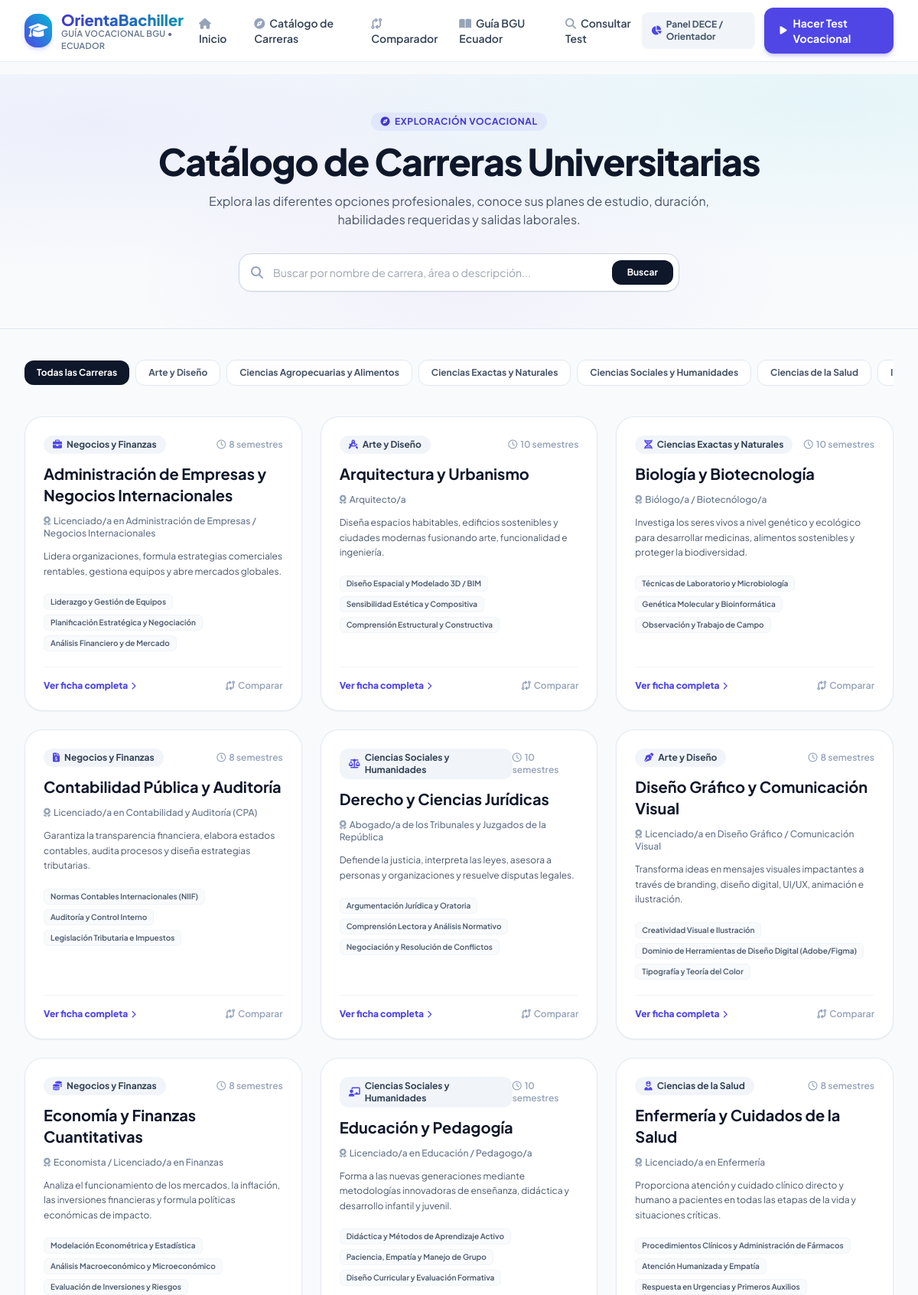
The app's page /carreras (upper part) with its own data.
### tables this page shows
CREATE TABLE careers (
        id INTEGER PRIMARY KEY AUTOINCREMENT,
        name TEXT NOT NULL,
        slug TEXT UNIQUE NOT NULL,
        category TEXT NOT NULL,
        icon TEXT NOT NULL,
        short_description TEXT NOT NULL,
        full_description TEXT NOT NULL,
        duration_semesters INTEGER NOT NULL,
        degree_title TEXT NOT NULL,
        labor_market TEXT NOT NULL,
        key_skills TEXT NOT NULL,
        typical_subjects TEXT NOT NULL,
        reasons_to_study TEXT NOT NULL,
        riasec_r REAL NOT NULL DEFAULT 0.0,
        riasec_i REAL NOT NULL DEFAULT 0.0,
        riasec_a REAL NOT NULL DEFAULT 0.0,
        riasec_s REAL NOT NULL DEFAULT 0.0,
        riasec_e REAL NOT NULL DEFAULT 0.0,
        riasec_c REAL NOT NULL DEFAULT 0.0,
        skill_logic_math REAL NOT NULL DEFAULT 0.0,
        skill_verbal REAL NOT NULL DEFAULT 0.0,
        skill_spatial_creative REAL NOT NULL DEFAULT 0.0,
        skill_social_leadership REAL NOT NULL DEFAULT 0.0,
        skill_technical_manual REAL NOT NULL DEFAULT 0.0,
        skill_scientific_research REAL NOT NULL DEFAULT 0.0
    );

### app/controllers/main_controller.py (the view)
@main_bp.route('/carreras')
def careers_list():
    category = request.args.get('category', 'all')
    search = request.args.get('search', '').strip()
    careers = Career.get_all(category=category, search_term=search)
    categories = Career.get_categories()
    return render_template('careers/index.html', careers=careers, categories=categories, current_category=category, search=search)

### app/models/career_model.py (called while the page is built)
    @staticmethod
    def _parse_row(row):
        if not row:
            return None
        item = dict(row)
        for field in ['labor_market', 'key_skills', 'typical_subjects', 'reasons_to_study']:
            if field in item and isinstance(item[field], str):
                try:
                    item[field] = json.loads(item[field])
                except Exception:
                    item[field] = []
        return item

    @classmethod
    def get_all(cls, category=None, search_term=None):
        conn = get_db_connection()
        query = "SELECT * FROM careers WHERE 1=1"
        params = []
        if category and category != 'all':
            query += " AND category = ?"
            params.append(category)
        if search_term:
            query += " AND (name LIKE ? OR short_description LIKE ? OR category LIKE ?)"
            term = f"%{search_term}%"
            params.extend([term, term, term])
        query += " ORDER BY name ASC"
        rows = conn.execute(query, params).fetchall()
        conn.close()
        return [cls._parse_row(r) for r in rows]

    @classmethod
    def get_categories(cls):
        conn = get_db_connection()
        rows = conn.execute("SELECT DISTINCT category FROM careers ORDER BY category ASC").fetchall()
        conn.close()
        return [r['category'] for r in rows]

### app/models/database.py (called while the page is built)
def get_db_connection():
    db_path = Config.DATABASE_PATH
    os.makedirs(os.path.dirname(db_path), exist_ok=True)
    conn = sqlite3.connect(db_path)
    conn.row_factory = sqlite3.Row
    return conn

### app/templates/careers/index.html (shortened to what this page needs)
{% extends "base.html" %}
{% block content %}
<div class="bg-mesh-gradient py-12 border-b border-slate-200">
    <div class="max-w-7xl mx-auto px-4 sm:px-6 lg:px-8 text-center space-y-4">
        <span class="inline-flex items-center gap-1.5 px-3 py-1 rounded-full bg-brand-100 text-brand-700 text-xs font-bold uppercase tracking-wider">
            <i class="fa-solid fa-compass"></i> Exploración Vocacional
        </span>
        <h1 class="text-3xl sm:text-5xl font-extrabold text-slate-900 tracking-tight">Catálogo de Carreras Universitarias</h1>
        <p class="text-base text-slate-600 max-w-2xl mx-auto">
            Explora las diferentes opciones profesionales, conoce sus planes de estudio, duración, habilidades requeridas y salidas laborales.
        </p>
        <div class="max-w-xl mx-auto pt-4">
            <form action="{{ url_for('main.careers_list') }}" method="GET" class="relative flex items-center">
                <div class="absolute inset-y-0 left-0 pl-4 flex items-center pointer-events-none text-slate-400">
                </div>
                <input type="text" name="search" value="{{ search }}" placeholder="Buscar por nombre de carrera, área o descripción..."
                    class="w-full pl-11 pr-28 py-3.5 rounded-2xl border border-slate-300 bg-white shadow-sm focus:border-brand-500 focus:ring-2 focus:ring-brand-200 text-sm text-slate-800 transition-all">
                <button type="submit" class="absolute right-2 px-5 py-2 rounded-xl bg-slate-900 hover:bg-brand-600 text-white font-bold text-xs shadow-xs transition-colors">
                    Buscar
                </button>
            </form>
        </div>
    </div>
</div>
<div class="max-w-7xl mx-auto px-4 sm:px-6 lg:px-8 py-10 space-y-8">
    <div class="flex items-center gap-2 overflow-x-auto pb-2 scrollbar-none">
        <a href="{{ url_for('main.careers_list', category='all', search=search) }}"
           class="px-4 py-2 rounded-xl text-xs font-bold whitespace-nowrap transition-all
           {% if current_category == 'all' or not current_category %} bg-slate-900 text-white shadow-xs {% else %} bg-white text-slate-600 hover:bg-slate-100 border border-slate-200 {% endif %}">
            Todas las Carreras
        </a>
        {% for cat in categories %}
        <a href="{{ url_for('main.careers_list', category=cat, search=search) }}"
           class="px-4 py-2 rounded-xl text-xs font-bold whitespace-nowrap transition-all
           {% if current_category == cat %} bg-brand-600 text-white shadow-xs {% else %} bg-white text-slate-600 hover:bg-slate-100 border border-slate-200 {% endif %}">
            {{ cat }}
        </a>
        {% endfor %}
    </div>
    {% if careers %}
    <div class="grid grid-cols-1 md:grid-cols-2 lg:grid-cols-3 gap-6">
        {% for career in careers %}
        <div class="bg-white rounded-3xl p-6 border border-slate-200/90 shadow-sm hover-lift flex flex-col justify-between space-y-5">
            <div class="space-y-3">
                <div class="flex items-center justify-between">
                    <span class="inline-flex items-center gap-1.5 px-3 py-1 rounded-xl text-xs font-bold bg-slate-100 text-slate-700">
                        <i class="{{ career.icon }} text-brand-600"></i>
                        {{ career.category }}
                    </span>
                    <span class="text-xs font-semibold text-slate-400">
                        <i class="fa-regular fa-clock mr-1"></i>{{ career.duration_semesters }} semestres
                    </span>
                </div>
                <h3 class="text-xl font-bold text-slate-900 hover:text-brand-600 transition-colors">
                    <a href="{{ url_for('main.career_detail', slug=career.slug) }}">
                        {{ career.name }}
                    </a>
                </h3>
                <p class="text-xs text-slate-500 font-medium">
                    <i class="fa-solid fa-award mr-1 text-slate-400"></i>{{ career.degree_title }}
                </p>
                <p class="text-xs text-slate-600 leading-relaxed line-clamp-3">
                    {{ career.short_description }}
                </p>
                {% if career.key_skills %}
                <div class="pt-2 flex flex-wrap gap-1.5">
                    {% for sk in career.key_skills[:3] %}
                    <span class="text-[10px] font-semibold bg-slate-50 text-slate-600 px-2 py-0.5 rounded-md border border-slate-100">
                        {{ sk }}
                    </span>
                    {% endfor %}
                </div>
                {% endif %}
            </div>
            <div class="pt-4 border-t border-slate-100 flex items-center justify-between text-xs">
                <a href="{{ url_for('main.career_detail', slug=career.slug) }}" class="font-extrabold text-brand-600 hover:text-brand-700 flex items-center gap-1">
                    Ver ficha completa <i class="fa-solid fa-chevron-right text-[10px]"></i>
                </a>
                <a href="{{ url_for('main.compare_careers', c1=career.id) }}" class="font-semibold text-slate-400 hover:text-slate-600" title="Comparar con otra carrera">
                    <i class="fa-solid fa-code-compare mr-1"></i>Comparar
                </a>
            </div>
        </div>
        {% endfor %}
    </div>
    {% endif %}
</div>
{% endblock %}

### app/static/css/style.css (style rules this page uses)
.hover-lift { transition: transform 0.2s cubic-bezier(0.4, 0, 0.2, 1), box-shadow 0.2s cubic-bezier(0.4, 0, 0.2, 1); }
.bg-mesh-gradient { background-color: #f8fafc; background-image: radial-gradient(at 10% 20%, rgba(99, 102, 241, 0.08) 0px, transparent 50%), radial-gradient(at 90% 10%, rgba(6, 182, 212, 0.08) 0px, transparent 50%), radial-gradient(at 50% 80%, rgba(139, 92, 246, 0.06) 0px, transparent 50%); }

### records on screen
careers: category "Negocios y Finanzas", duration_semesters "8", name "Administración de Empresas y Negocios Internacionales", degree_title "Licenciado/a en Administración de Empresas / Negocios Internacionales", short_description "Lidera organizaciones, formula estrategias comerciales rentables, gestiona equipos y abre mercados globales.", 3 "Liderazgo y Gestión de Equipos" "Planificación Estratégica y Negociación" "Análisis Financiero y de Mercado"
careers: category "Arte y Diseño", duration_semesters "10", name "Arquitectura y Urbanismo", degree_title "Arquitecto/a", short_description "Diseña espacios habitables, edificios sostenibles y ciudades modernas fusionando arte, funcionalidad e ingeniería.", 3 "Diseño Espacial y Modelado 3D / BIM" "Sensibilidad Estética y Compositiva" "Comprensión Estructural y Constructiva"
careers: category "Ciencias Exactas y Naturales", duration_semesters "10", name "Biología y Biotecnología", degree_title "Biólogo/a / Biotecnólogo/a", short_description "Investiga los seres vivos a nivel genético y ecológico para desarrollar medicinas, alimentos sostenibles y proteger la biodiversidad.", 3 "Técnicas de Laboratorio y Microbiología" "Genética Molecular y Bioinformática" "Observación y Trabajo de Campo"
careers: category "Negocios y Finanzas", duration_semesters "8", name "Contabilidad Pública y Auditoría", degree_title "Licenciado/a en Contabilidad y Auditoría (CPA)", short_description "Garantiza la transparencia financiera, elabora estados contables, audita procesos y diseña estrategias tributarias.", 3 "Normas Contables Internacionales (NIIF)" "Auditoría y Control Interno" "Legislación Tributaria e Impuestos"
careers: category "Ciencias Sociales y Humanidades", duration_semesters "10", name "Derecho y Ciencias Jurídicas", degree_title "Abogado/a de los Tribunales y Juzgados de la República", short_description "Defiende la justicia, interpreta las leyes, asesora a personas y organizaciones y resuelve disputas legales.", 3 "Argumentación Jurídica y Oratoria" "Comprensión Lectora y Análisis Normativo" "Negociación y Resolución de Conflictos"
careers: category "Arte y Diseño", duration_semesters "8", name "Diseño Gráfico y Comunicación Visual", degree_title "Licenciado/a en Diseño Gráfico / Comunicación Visual", short_description "Transforma ideas en mensajes visuales impactantes a través de branding, diseño digital, UI/UX, animación e ilustración.", 3 "Creatividad Visual e Ilustración" "Dominio de Herramientas de Diseño Digital (Adobe/Figma)" "Tipografía y Teoría del Color"
careers: category "Negocios y Finanzas", duration_semesters "8", name "Economía y Finanzas Cuantitativas", degree_title "Economista / Licenciado/a en Finanzas", short_description "Analiza el funcionamiento de los mercados, la inflación, las inversiones financieras y formula políticas económicas de impacto.", 3 "Modelación Econométrica y Estadística" "Análisis Macroeconómico y Microeconómico" "Evaluación de Inversiones y Riesgos"
careers: category "Ciencias Sociales y Humanidades", duration_semesters "10", name "Educación y Pedagogía", degree_title "Licenciado/a en Educación / Pedagogo/a", short_description "Forma a las nuevas generaciones mediante metodologías innovadoras de enseñanza, didáctica y desarrollo infantil y juvenil.", 3 "Didáctica y Métodos de Aprendizaje Activo" "Paciencia, Empatía y Manejo de Grupo" "Diseño Curricular y Evaluación Formativa"
careers: category "Ciencias de la Salud", duration_semesters "8", name "Enfermería y Cuidados de la Salud", degree_title "Licenciado/a en Enfermería", short_description "Proporciona atención y cuidado clínico directo y humano a pacientes en todas las etapas de la vida y situaciones críticas.", 3 "Procedimientos Clínicos y Administración de Fármacos" "Atención Humanizada y Empatía" "Respuesta en Urgencias y Primeros Auxilios"

### other values on screen
{{ cat }} "Arte y Diseño" "Ciencias Agropecuarias y Alimentos" "Ciencias Exactas y Naturales" "Ciencias Sociales y Humanidades" "Ciencias de la Salud"
